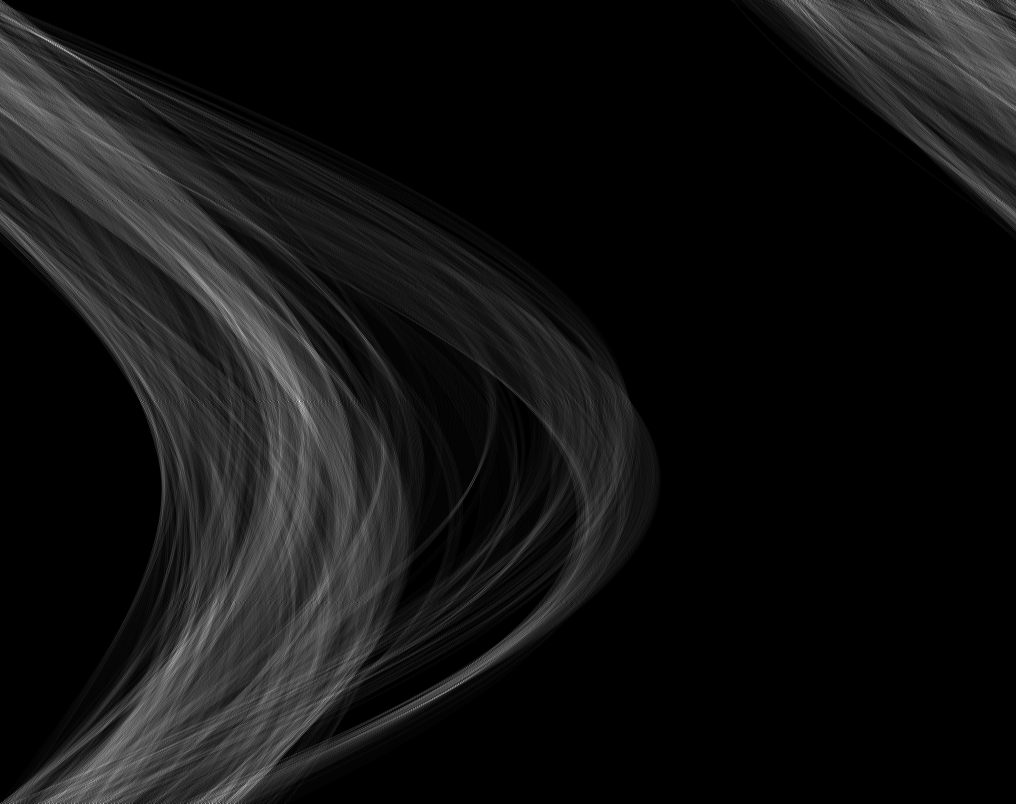
#> input picture mamma_separated_hough_large.png, 1016 x 804 px
$ python join_hough_colors.py   (older library calls are emulated)
#> lines starting #> are read from the running program, lines starting #| are printed output that depends on the picture
from houghspace import HoughSpace
from util import *
from time import time
import cv2
from scipy.misc import imsave
from matplotlib import pyplot as plt

r = np.array([255, 0, 0])
g = np.array([0, 255, 0])
b = np.array([0, 0, 255])

def img_to_color(img):
    red = np.array(img)
    green = np.array(img)
    blue = np.array(img)

    red[:, :, 1:] *= 0
    green[:, :, 0] *= 0
    green[:, :, 2] *= 0

    blue[:, :, :2] *= 0

    # red green blue, white, teal, pink, yellow
    return red, green, blue, red+green+blue, green+blue, red+blue, blue+green

def add(a, b, c):
    background = np.array(a)


rmamma, gmamma, bmamma, wmamma, tmamma, pmamma, ymamma = img_to_color(cv2.imread('mamma_separated_hough_large.png'))
#> in img_to_color, red is the input picture: shape (804, 1016, 3); min 0, max 255, mean 18
rpappa, gpappa, bpappa, wpappa, tpappa, ppappa, ypappa = img_to_color(cv2.imread('pappa_separated_hough_large.png'))
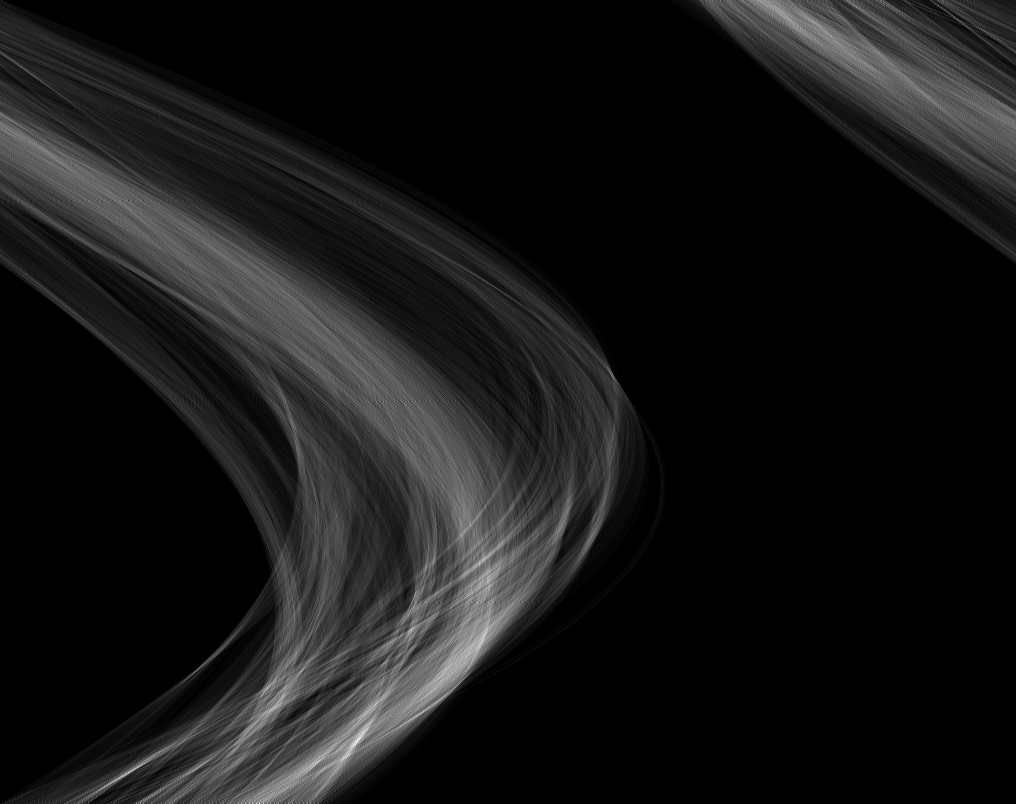
#> input picture pappa_separated_hough_large.png, 1016 x 804 px
#> in img_to_color, red is the input picture: shape (804, 1016, 3); min 0, max 255, mean 21.9
rjohannes, gjohannes, bjohannes, wjohannes, tjohannes, pjohannes, yjohannes = img_to_color(cv2.imread('johannes_separated_hough_large.png'))
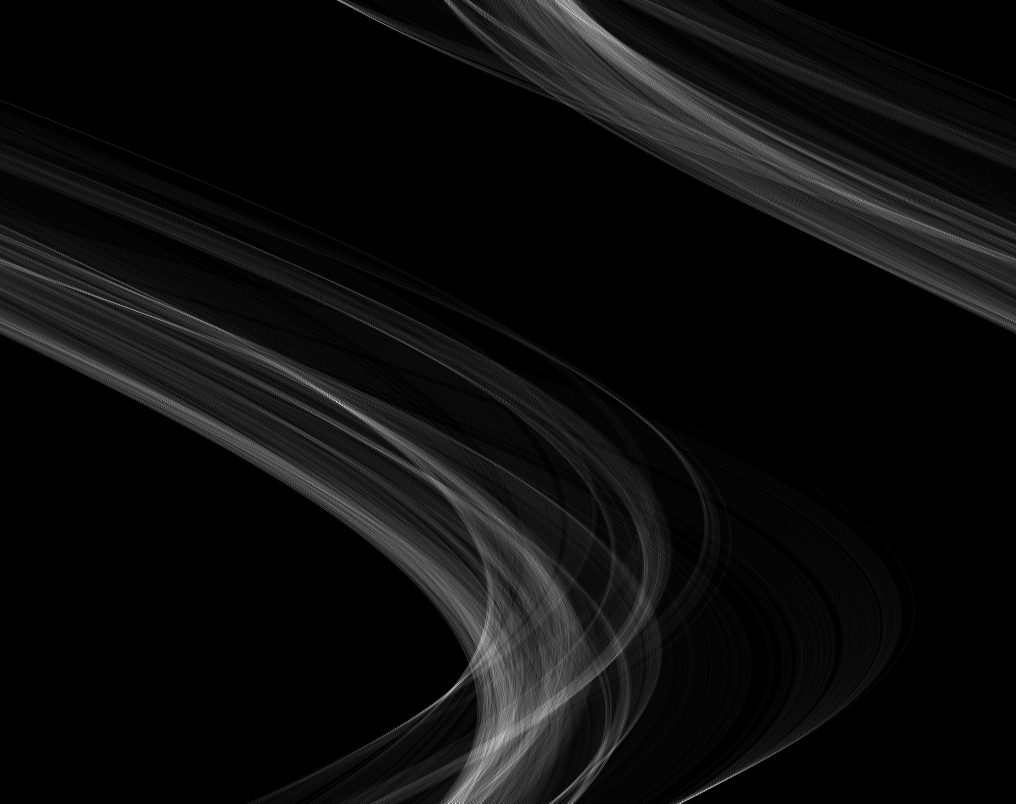
#> input picture johannes_separated_hough_large.png, 1016 x 804 px
#> in img_to_color, red is the input picture: shape (804, 1016, 3); min 0, max 255, mean 12.9
rmeg, gmeg, bmeg, wmeg, tmeg, pmeg, ymeg = img_to_color(cv2.imread('meg_separated_hough_large.png'))
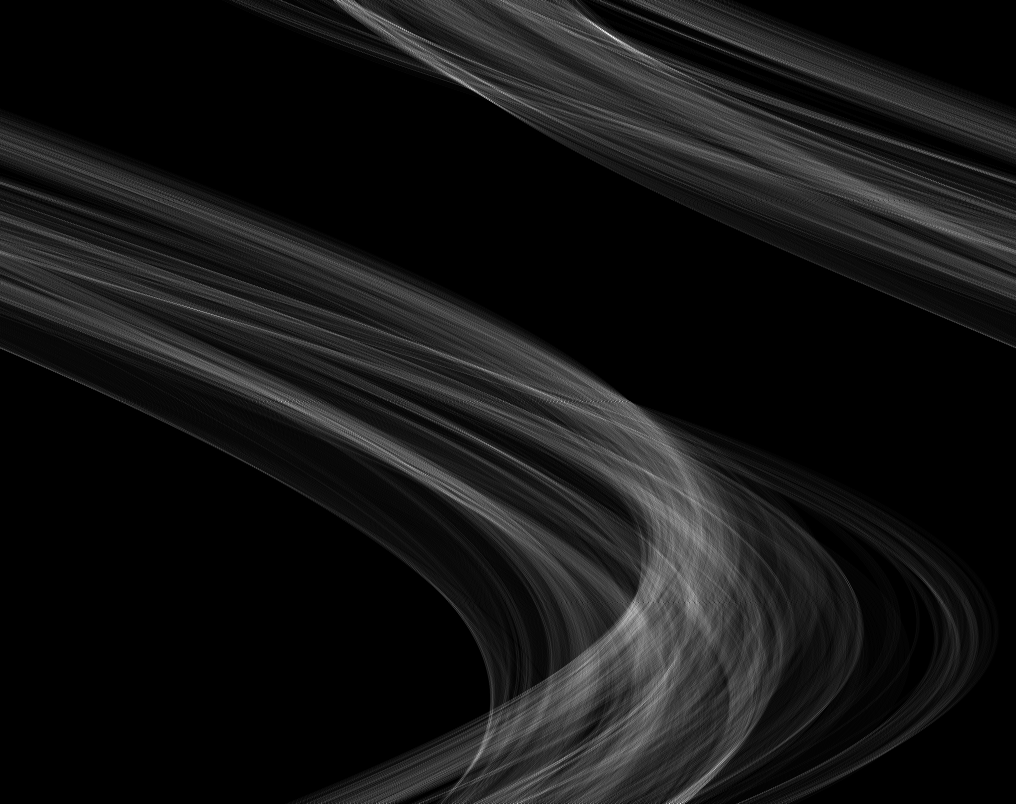
#> input picture meg_separated_hough_large.png, 1016 x 804 px
#> in img_to_color, red is the input picture: shape (804, 1016, 3); min 0, max 255, mean 20.7

'''
plt.subplot(221)
plt.imshow(mamma, cmap='gray')
plt.subplot(222)
plt.imshow(pappa, cmap='gray')
plt.subplot(223)
plt.imshow(johannes, cmap='gray')
plt.subplot(224)
plt.imshow(meg, cmap='gray')
plt.show()
'''


comb = [
    bmeg + np.flip(tjohannes, axis=1) + np.flip(wpappa, axis=0), #Til mamma
    rmeg + np.flip(bjohannes, axis=0) + np.flip(wmamma, axis=1), #Til pappa
    gmeg + np.flip(wmamma, axis=0) + np.flip(ypappa, axis=1), #Til johannes

    np.flip(wmeg, axis=1) + bjohannes + np.flip(gpappa, axis=0),  # Til mamma
    np.flip(ymeg, axis=0) + np.flip(rjohannes, axis=1) + wmamma,  # Til pappa
    np.flip(rmeg, axis=1) + np.flip(gmamma, axis=0) + bpappa,  # Til johannes

    rmeg+gmeg+bmeg + np.flip(bjohannes, axis=1) + np.flip(gpappa, axis=0),  # Til mamma
    gmeg+bmeg+rmeg + np.flip(rjohannes, axis=0) + np.flip(bmamma, axis=1),  # Til pappa
    bmeg+rmeg+gmeg + np.flip(rmamma, axis=0) + np.flip(bpappa, axis=1),  # Til johannes
]

for i in range(9):
    imsave(f'images/test_output/test{i}.png', comb[i])
#> this loop made 9 passes
#> pass 1, `imsave(f'images/test_output/test{i}.png', comb[i])`:
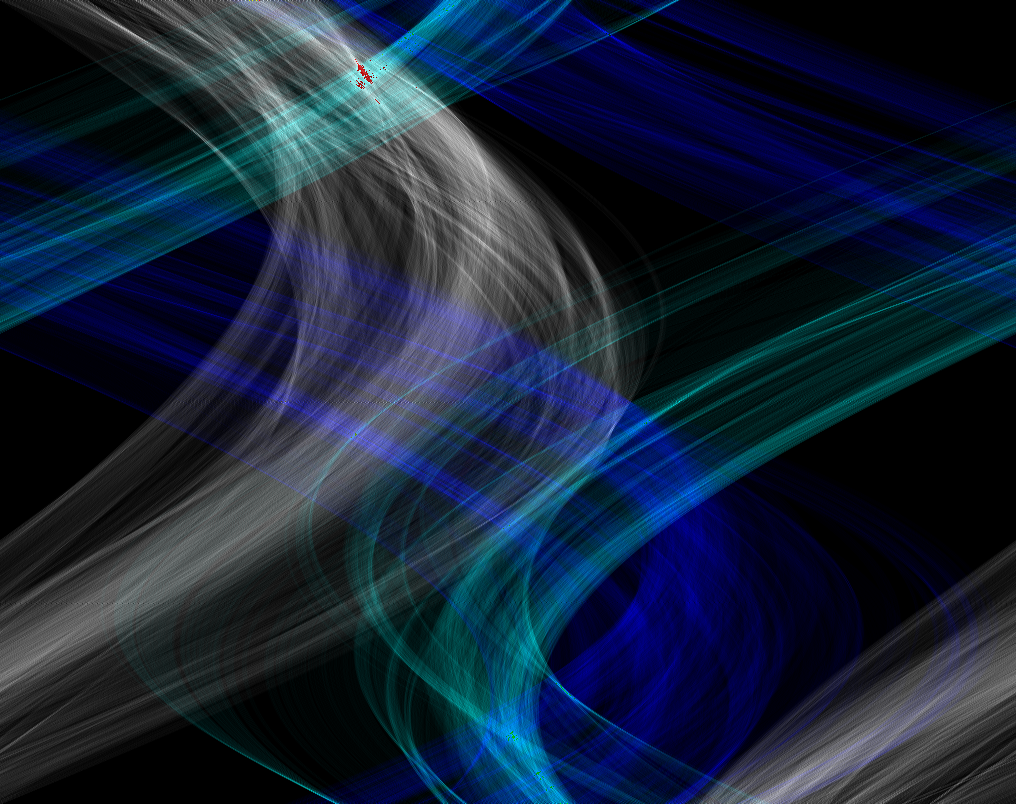
#> saved as test0.png: PIL image 1016x804 RGB; mean R, G, B 21.9, 34.7, 55.3
#> pass 2, `imsave(f'images/test_output/test{i}.png', comb[i])`:
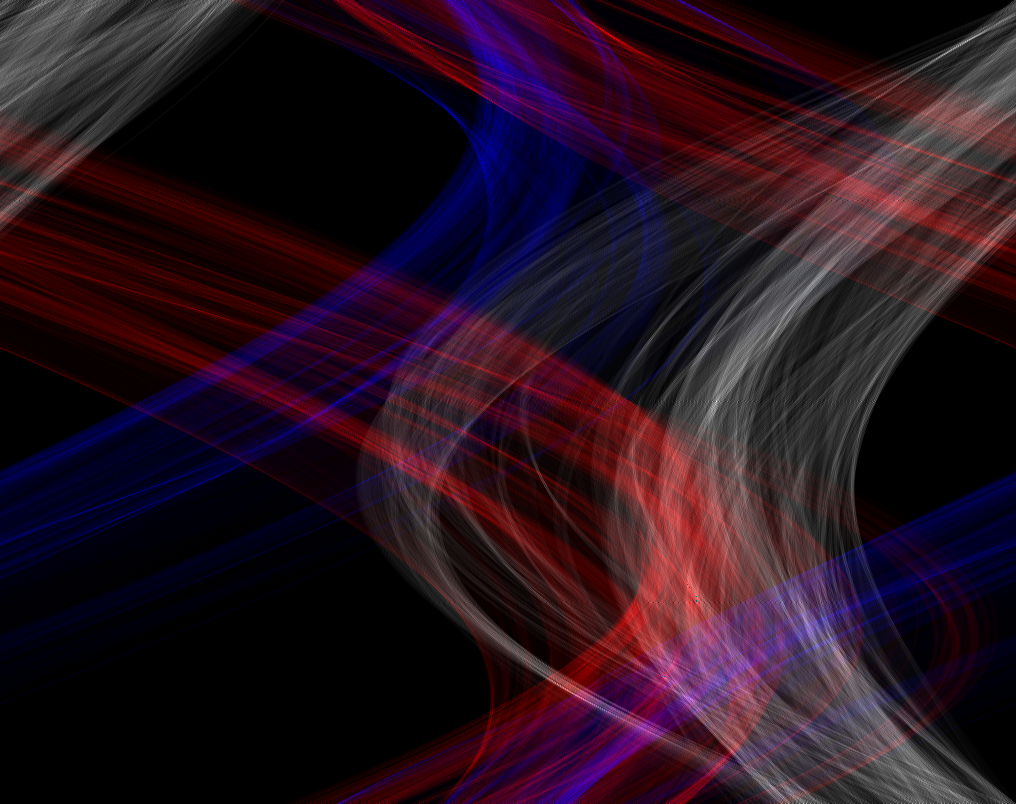
#> saved as test1.png: PIL image 1016x804 RGB; mean R, G, B 38.7, 18, 30.9

'''
for i in range(9):
    plt.subplot(331+i)
    plt.imshow(comb[i])

plt.show()


'''
